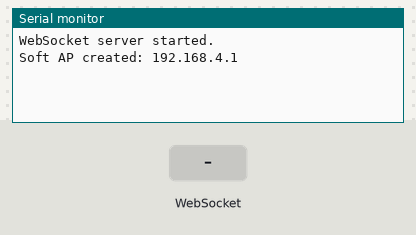
Simulated run of this sketch. Board: ESP8266 (NodeMCU). Parts: the last lines printed to the serial monitor. The inputs (shaded band) are chosen by the test bench.

Above: at 2.2 s.
2.3 s: WebSocket text "1" received
At 3.0 s:
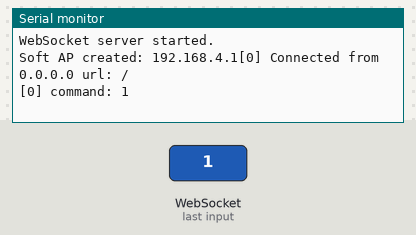
3.8 s: WebSocket text "0" received
At 5.0 s:
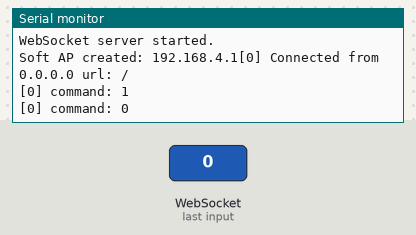
5.3 s: WebSocket text "2" received
At 6.4 s:
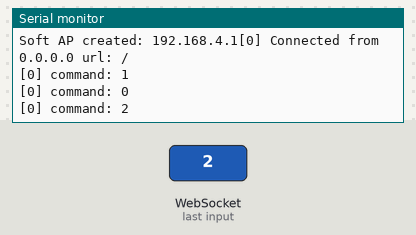

The sketch:

CarEsp8266.ino
```cpp
#include <ESP8266WiFi.h>
#include <WiFiClient.h>
#include <WebSocketsServer.h>

WebSocketsServer webSocket(81);

const char *ssid  = "softAPI";  // You will connect your phone to this Access Point
const char *pw    = "thereisnospoon"; // and this is the password

IPAddress ip(192, 168, 4, 1);
IPAddress netmask(255, 255, 255, 0);

void startWebSocket() { // Start a WebSocket server
  webSocket.begin(); // start the websocket server
  webSocket.onEvent(webSocketEvent); // if there's an incomming websocket message, go to function 'webSocketEvent'
  Serial.println("WebSocket server started.");
}

void webSocketEvent(uint8_t num, WStype_t type, uint8_t * payload, size_t lenght) { // When a WebSocket message is received
  switch (type) {
    case WStype_DISCONNECTED: // if the websocket is disconnected
      Serial.printf("[%u] Disconnected!\n", num);
      break;
    case WStype_CONNECTED: { // if a new websocket connection is established
        IPAddress ip = webSocket.remoteIP(num);
        if ( payload != NULL) {
          Serial.printf("[%u] Connected from %d.%d.%d.%d url: %s\n", num, ip[0], ip[1], ip[2], ip[3], payload);
        }
      }
      break;
    case WStype_TEXT: // if new text data is received,
      if (payload != NULL) {
        // I used an if statement here for the payload because when the payload was NULL, I was getting some weird errors from the ESP8266 and the device was resetting itself.
        Serial.printf("[%u] command: %s\n", num, payload);
      }
      break;
  }
}

void setup() {
  Serial.begin(9600);

  delay(1000);

  WiFi.softAPConfig(ip, ip, netmask);
  WiFi.mode(WIFI_AP);
  WiFi.softAP(ssid, pw); // configure ssid and password for softAP
  startWebSocket();
  Serial.printf("Soft AP created: %s", WiFi.softAPIP().toString().c_str());
}


void loop() {
  webSocket.loop();
}
```

Measured:
- after the input at 2.3 s, the serial monitor: prints a new line at once (image 1)
- after the input at 3.8 s, the serial monitor: prints a new line at once (image 2)
- after the input at 5.3 s, the serial monitor: prints a new line at once (image 3)
